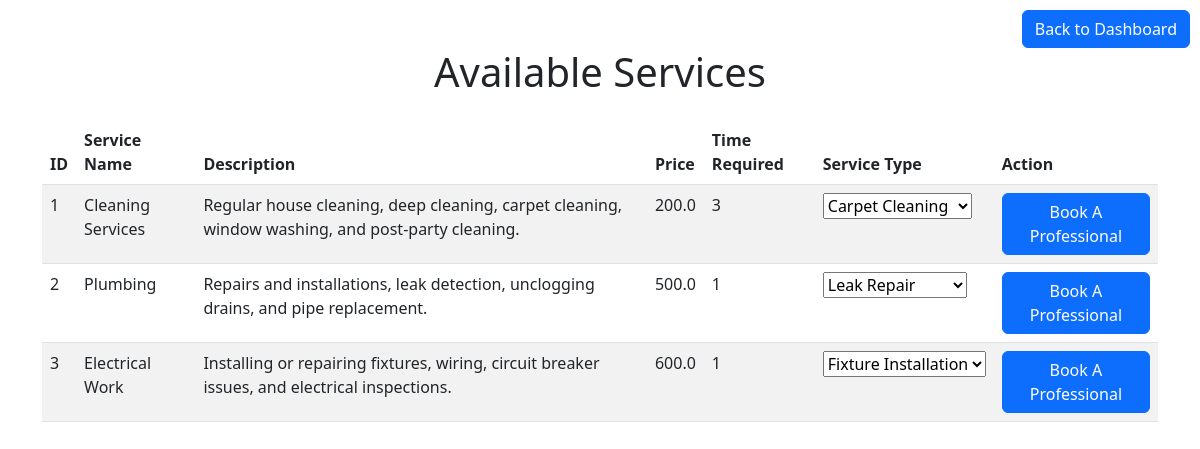
Screenshot of /available_services with the database file from the repository.
### tables this page shows
CREATE TABLE services (
        id INTEGER PRIMARY KEY AUTOINCREMENT,
        name TEXT NOT NULL,
        price REAL NOT NULL,
        time_required INTEGER NOT NULL,
        description TEXT NOT NULL
    );

### routes/customer_dashboard_routes.py (the view)
@app.route('/available_services')
def available_services():
    services = fetch_all("SELECT id, name, description, price, time_required FROM services")
    service_types = fetch_all("SELECT service_id, id, type_name FROM service_types")
    for i, service in enumerate(services):
        service_dict = dict(service)
        related_types = [st for st in service_types if st['service_id'] == service['id']]
        service_dict['types'] = related_types
        services[i] = service_dict
    return render_template('cust_service_page.html', services=services)

### db_utils.py (called while the page is built)
def get_db():
    if 'db' not in g:
        g.db = sqlite3.connect(DATABASE)
        g.db.row_factory = sqlite3.Row
    return g.db

def fetch_all(query, params=()):
    db = get_db()
    cursor = db.cursor()
    cursor.execute(query, params)
    return cursor.fetchall()

### templates/cust_service_page.html (shortened to what this page needs)
<!DOCTYPE html>
<html lang="en">
<head>
    <link rel="stylesheet" href="{{ url_for('static', filename='styles.css') }}">
    <link href="https://cdn.jsdelivr.net/npm/bootstrap@5.3.0-alpha1/dist/css/bootstrap.min.css" rel="stylesheet">
</head>
<body>
    <div class="container mt-5">
        <a href="{{ url_for('customer_home') }}" class="btn btn-primary" style="position: absolute; top: 10px; right: 10px;">Back to Dashboard</a>
        <h1 class="text-center mb-4">Available Services</h1>
        <table class="table table-striped">
            <thead>
                <tr>
                    <th>ID</th>
                    <th>Service Name</th>
                    <th>Description</th>
                    <th>Price</th>
                    <th>Time Required</th>
                    <th>Service Type</th>
                    <th>Action</th>
                </tr>
            </thead>
            <tbody>
                {% for service in services %}
                    <tr>
                        <td>{{ service['id'] }}</td>
                        <td>{{ service['name'] }}</td>
                        <td>{{ service['description'] }}</td>
                        <td>{{ service['price'] }}</td>
                        <td>{{ service['time_required'] }}</td>
                        <td>
                            <select name="service_type" id="service_type_{{ service['id'] }}">
                                {% for type in service['types'] %}
                                    <option value="{{ type['id'] }}">{{ type['type_name'] }}</option>
                                {% endfor %}
                            </select>
                        </td>
                        <td>
                            <a href="#" class="btn btn-primary book-professional" data-service-id="{{ service['id'] }}">Book A Professional</a>
                        </td>
                    </tr>
                {% endfor %}
            </tbody>
        </table>
    </div>
</body>
</html>

### rows the page displays
services: id "1", name "Cleaning Services", description "Regular house cleaning, deep cleaning, carpet cleaning, window washing, and post-party cleaning.", price "200.0", time_required "3"
services: id "2", name "Plumbing", description "Repairs and installations, leak detection, unclogging drains, and pipe replacement.", price "500.0", time_required "1"
services: id "3", name "Electrical Work", description "Installing or repairing fixtures, wiring, circuit breaker issues, and electrical inspections.", price "600.0", time_required "1"

### other values shown
form field service_type "Carpet Cleaning"
form field service_type "Leak Repair"
form field service_type "Fixture Installation"
